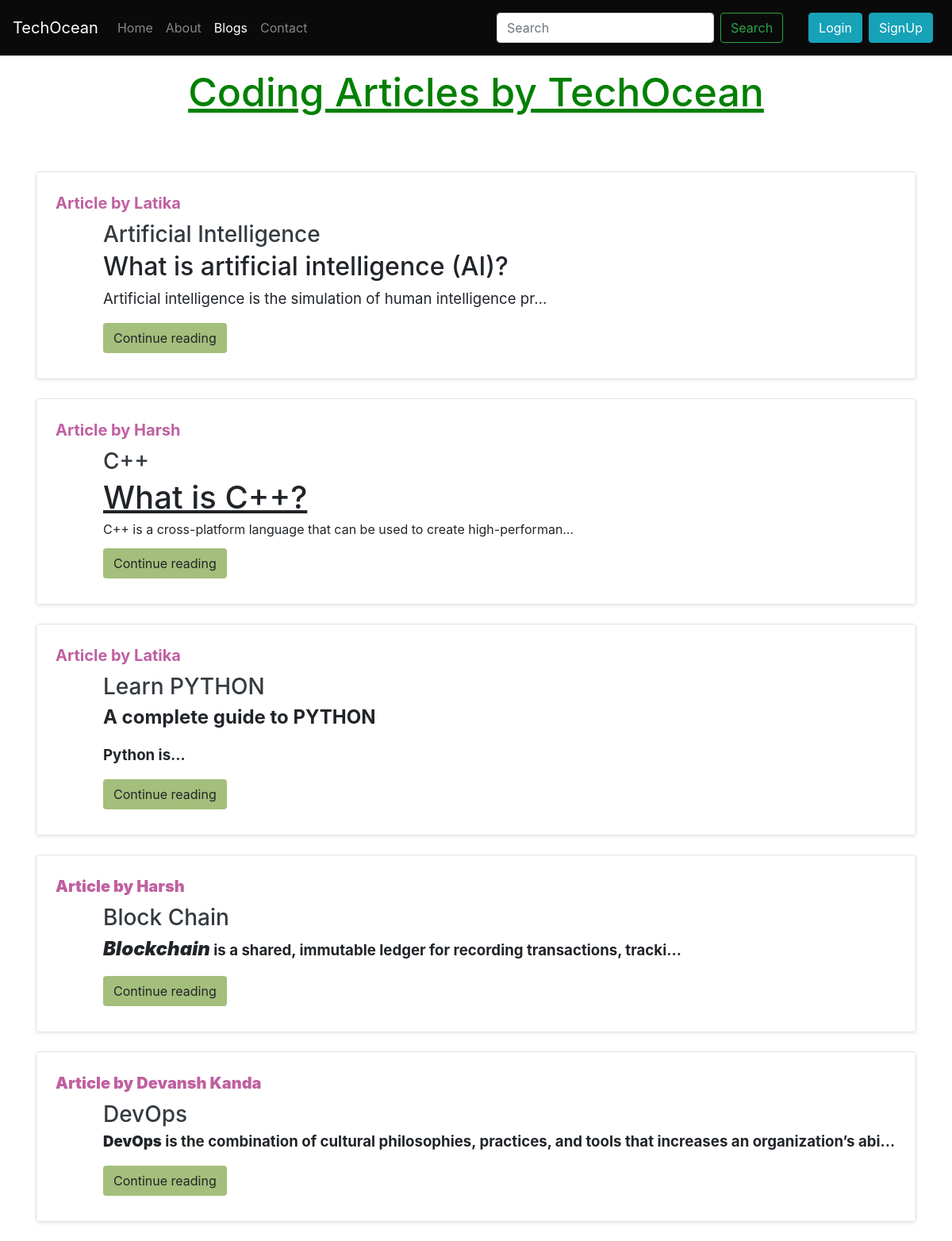
/blog/, run on an earlier commit of the app's database.
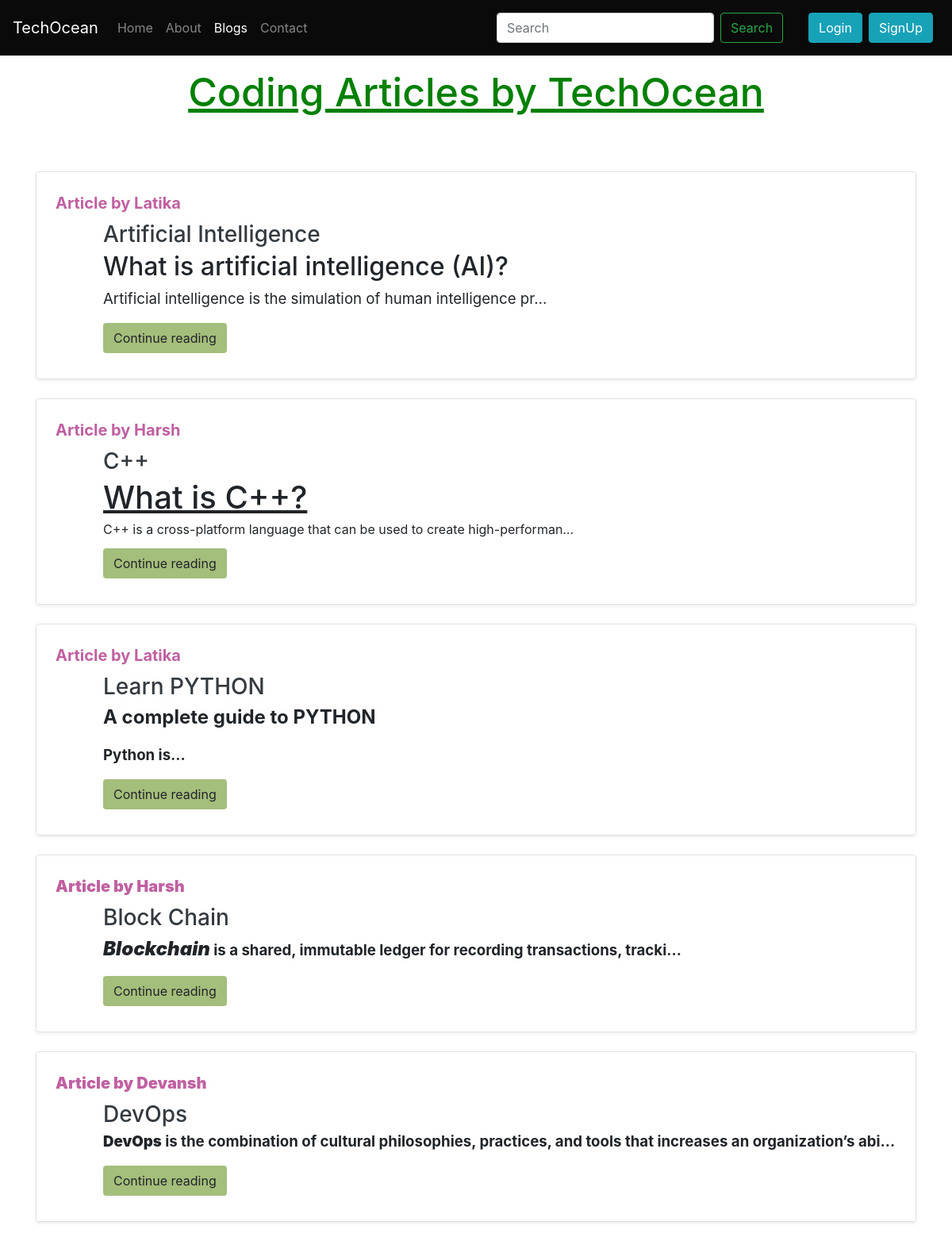
And on a later commit of the database.
### blog/models.py (models this page shows, shortened)
class Post(models.Model):
    sno=models.AutoField(primary_key=True)
    title=models.CharField(max_length=255)
    author=models.CharField(max_length=14)
    slug=models.CharField(max_length=130)
    views= models.IntegerField(default=0)
    timeStamp=models.DateTimeField(blank=True)
    content=models.TextField()

### blog/views.py (the view)
# urls.py: path('', views.blogHome, name="bloghome"),
def blogHome(request):
    allPosts= Post.objects.all()
    context={'allPosts': allPosts}
    return render(request, "blog/blogHome.html", context)

### templates/blog/bloghome.html (shortened to what this page needs)
{% extends 'base.html' %}
    {% block blogactive %} active {% endblock blogactive %}
    {% block body %}
    <div class="container my-3">
        <h2 style="text-align: center; font-size: 50px; text-decoration: underline; color: green; margin-bottom: 70px">Coding Articles by TechOcean</h2>
        {% for post in allPosts  %}
        <div class="row no-gutters border rounded overflow-hidden flex-md-row mb-4 shadow-sm h-md-250 my-4 position-relative">
            <div class="col p-4 d-flex flex-column position-static">
                <div style="color: #C060A1; font-size: 20px;">
                    <strong class="d-inline-block mb-2">Article  by {{ post.author }}</strong>
                </div>
                <div style="margin-left: 60px;">
                    <h3 class="mb-0"><a class="text-dark" href="/blog/{{post.slug}}">{{ post.title }} </a> </h3>
                    <p class="card-text mb-auto"> <div class="preview">{{ post.content | safe | truncatechars:200}} </div></p>
                    <div class="my-2">
                        <a style="background-color: #A4BE7B;" href="/blog/{{post.slug}}" role="button" class="btn">Continue reading</a>
                    </div>
                </div>
            </div>
        </div>
        {% endfor %}
    </div>
    {% endblock %}

What changed in the data, as far as the page shows it:
changed Post "DevOps": author "Devansh Kanda" → "Devansh"
